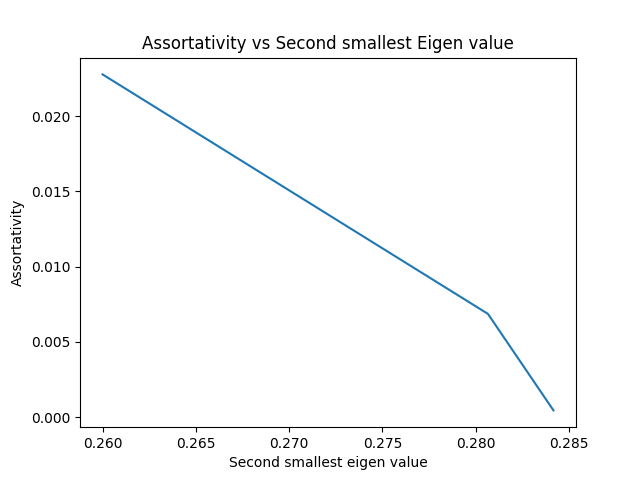

Recreate this plot in Python.
import numpy as np
import matplotlib.pyplot as plt
import operator

class Graph(  ):
	"""
		Creates Graph Object.
		Input:  (optional) graph_dict = adjacency dictionary
				(optional)n = number of nodes
		Return: returns graph object
		"""
	def __init__( self , graph_dict = None , nodes = 0 ):
		self.__graph_dict = graph_dict
		self.nodes = nodes

	def vertices ( self ):
		"""
		Return: returns Vertices
		"""
		return  list(self.__graph_dict.keys() ) 

	def edges ( self ):
		"""
		Return: returns Edges
		"""
		edges = set()
		for vertex in self.vertices( ):
			for edge_vertex in self.__graph_dict[ vertex ]:	
				if ( edge_vertex , vertex ) not in edges:
					edges.add( ( vertex , edge_vertex  ) )
		return edges

	def adjacency_dense( self ):
		return self.__graph_dict

	def adjacency_sparse( self ):
		"""
		Creates sparse Adjacency matrix.
		Input: adjacency dictionary
		Return: returns Adjacency matrix
		"""
		adjacency = self.__graph_dict
		A = np.zeros( ( self.nodes , self.nodes ) )

		for i in range( self.nodes ):
			for adj_node in adjacency[ i ] :
				A[ i ][ adj_node ] = 1
		return A
		
	def make_Erdos_Renyi_graph( self ,  nodes , probability ):
		"""
		Creates Erdos-Renyi random graph.
		Input: n = number of nodes
			   probablilty = probability of edge present
		Return: returns None
		"""
		self.__graph_dict = {}
		if self.nodes == 0:
			self.nodes = nodes
		for i in range( self.nodes ):
			if i not in self.__graph_dict.keys():
				self.__graph_dict[ i ] = []
			for j in range( self.nodes ):
				if j not in self.__graph_dict.keys():
					self.__graph_dict[ j ] = []
				if ( np.random.choice( [0 , 1] , (1,) ,p= [ 1 - probability / 2 , probability / 2 ] )[ 0 ] == 1 ) and i != j:
					# Edge Present
					if i not in self.__graph_dict[j] and j not in self.__graph_dict[i]:
						self.__graph_dict[i].append( j )
						self.__graph_dict[j].append( i )
				else:
					pass


	def degree_distribution( self ):
		"""
		Find Degree Distribution dictionary
		Input: None or graph object
		Return: returns degree distribution dictionary
		"""
		degree_dist = {}
		for i in range( self.nodes ):
			if len( self.__graph_dict[ i ] ) in degree_dist.keys():
				# print( len( self.__graph_dict[ i ] ) )
				degree_dist[ len( self.__graph_dict[ i ] ) ] += 1 / self.nodes
			else:
				degree_dist[ len( self.__graph_dict[ i ] ) ] = 1 / self.nodes
		for i in range( self.nodes ):
			if i in degree_dist.keys():
				pass
			else:
				degree_dist[ i ] = 0
		return degree_dist

	def assortativity( self  ):
		"""
		Finds assortativity of the graph
		Return: returns Assortativity (float)
		"""
		adjacency = self.__graph_dict
		max_degree = 0
		total_links = 0
		
		A = np.zeros( ( self.nodes , self.nodes ) )

		for i in range( self.nodes ):
			for adj_node in adjacency[ i ] :
				A[ i ][ adj_node ] = 1

		d = np.matmul( A , np.ones( self.nodes ,  ) )
		# print(d)
		max_degree = int( np.amax( d ) )
		total_links = np.sum( d )
		M = np.zeros( ( max_degree  , max_degree  ) )
		for i in range( self.nodes ):
			for j in range( self.nodes ) :
				if A[ i ][ j ] == 1:
					M[ int(d[i] -1 ) ][ int(d[j] - 1 ) ] += 1
		M = M / total_links
		q = np.matmul( M , np.ones( M.shape[0] ,  ) )
		# q = np.matmul( np.ones( ( M.shape[0]) ) , M )

		ijM = [ [ i * j * M[ i - 1 ][ j - 1 ] for j in range(1 , M.shape[0] ) ] for i in range(1 , M.shape[1] ) ]
		iq = [ i * q[ i - 1] for i in range( 1 , q.shape[0] ) ]
		i_2_q = [ i * i * q[ i - 1 ] for i in range( 1 , q.shape[0] ) ]
		sum_M = np.sum( ijM )
		sum_q = np.sum( iq )
		sum_q_squared = np.sum( i_2_q )
		assortativity = ( sum_M  - sum_q * sum_q ) / ( sum_q_squared - sum_q * sum_q )
		return assortativity



def second_small_eig( A ):
	"""
		Find Second smallest eigen value
		Input: Adjacency matrix
		Return: returns Second smallest eigen value
		"""
	d = np.sum( A , axis = 1 )
	L = np.diag( d ) - A
	eig_values , eig_vectors = np.linalg.eig( L )
	copy_eigen_values = list(eig_values)
	copy_eigen_values.sort( )
	SS_eigen_value = copy_eigen_values[1]
	return SS_eigen_value/copy_eigen_values[-1]

# ######################################################################################
# ___________________________MAIN CODE _______________________________________
# ######################################################################################

n = 10
p = 0.3

# Plot the assortativity vs second smallest eigen value
assortativity_list = {}
for i in range (3):
	G = Graph()
	G.make_Erdos_Renyi_graph( n , p)
	assortativity_list[abs(G.assortativity()) ] = second_small_eig( G.adjacency_sparse() )


sorted_d = sorted(assortativity_list.items(), key=operator.itemgetter(1))
print(sorted_d)

assortativity_list = [ a for a , _ in sorted_d ]
second_small_eig_list = [ s for _ , s in sorted_d ]

plt.plot( second_small_eig_list , assortativity_list )
plt.title( "Assortativity vs Second smallest Eigen value" )
plt.xlabel( "Second smallest eigen value" )
plt.ylabel( "Assortativity" )
plt.show()
